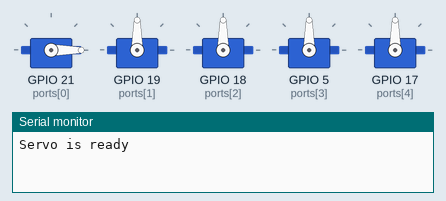
Bench run of a program on a simulated ESP32. Shown: 5 × servo, the last lines printed to the serial monitor.

Above: at 0.25 s.
At 10.6 s:
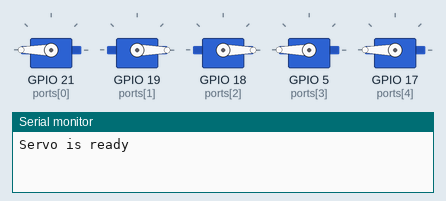
At 15.6 s:
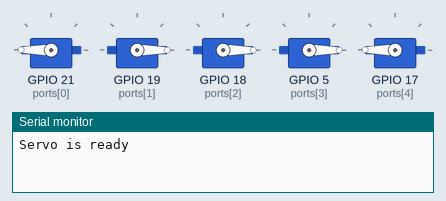
At 18.1 s:
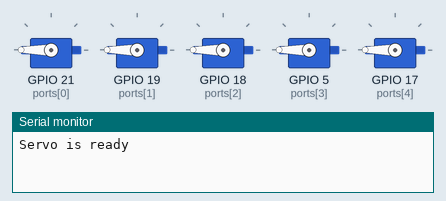
At 21.1 s:
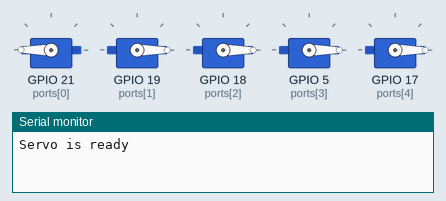
At 38.1 s:
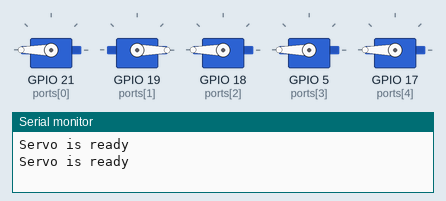
Timing chart, 0 to 40.0 s (numbered marks = the images above):
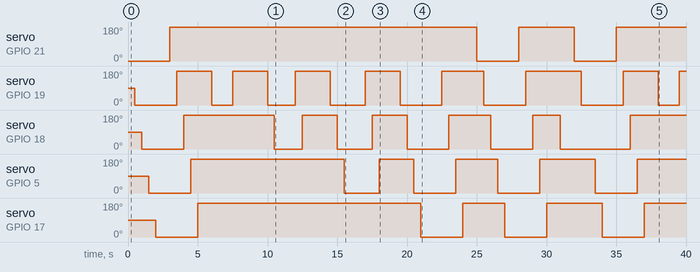

Measured:
- by itself, servo on GPIO 21 (ports[0]): goes 180° 22.0 s, 0° 3.0 s, 180° 4.0 s, 0° 3.0 s, then 180°
- by itself, servo on GPIO 19 (ports[1]): 90° → 0° at 0.50 s, → 180° 3.0 s later, → 0° 2.5 s later, → 180° 1.5 s later, … (16 changes in this stretch)
- by itself, servo on GPIO 18 (ports[2]): 90° → 0° at 1.0 s, → 180° 3.0 s later, → 0° 6.5 s later, → 180° 2.0 s later, … (12 changes in this stretch)
- by itself, servo on GPIO 5 (ports[3]): 90° → 0° at 1.5 s, → 180° 3.0 s later, → 0° 11.0 s later, → 180° 2.5 s later, … (10 changes in this stretch)
- by itself, servo on GPIO 17 (ports[4]): 90° → 0° at 2.0 s, → 180° 3.0 s later, → 0° 16.0 s later, → 180° 3.0 s later, … (8 changes in this stretch)

The program:

main.cpp
```cpp
#include <Arduino.h>
#include <ESP32Servo.h>


/*0 - большой палец
  1 - указательный палец
  2 - средний палец
  3 - безымянный палец
  4 - мизинец
  pin 21 - большой палец
  pin 19 - указательный палец
  pin 18 - средний палец
  pin 5 - безымянный палец
  pin 17 - мизинец
  0 - полностью разогнут
  180 - полностью согнут*/

Servo  finger[5];
void setup() {
  int ports[5] = {21, 19, 18, 5, 17};
  for (int i=0; i<5; i++){
    finger[i].attach(ports[i]);
  }

}
void finger_init(){ //инициализация пальцев
for (int i=0; i<5; i++){
    finger[i].write(0);
    delay(500);
  }
  for (int i=4; i<=0;i--){
    finger[i].write(180);
    delay(500);
  }
}
void bent_fingers(){//согнуть пальцы
  for (int i=0; i<=5; i++){
    finger[i].write(180);
    delay(500);
  }
}

void straightened_fingers(){//разогнуть пальцы
  for (int i=4; i>=0; i--){
    finger[i].write(0);
    delay(500);
  }
}
void one(){
  bent_fingers();
    finger[1].write(0);
    delay(500);
  }
  void two(){
    bent_fingers();
    finger[1].write(0);
    delay(500);
    finger[2].write(0);
    delay(500);
      }
  void three(){
    bent_fingers();
    finger[1].write(0);
    delay(500);
    finger[2].write(0);
    delay(500);
    finger[3].write(0);
    delay(500);
  }
  void four(){
    bent_fingers();
    finger[1].write(0);
    delay(500);
    finger[2].write(0);
    delay(500);
    finger[3].write(0);
    delay(500);
    finger[4].write(0);
    delay(500);
  }void five(){
    bent_fingers();
    finger[0].write(0);
    delay(500);
    finger[1].write(0);
    delay(500);
    finger[2].write(0);
    delay(500);
    finger[3].write(0);
    delay(500);
    finger[4].write(0);
    delay(500);
  }
  void fuck(){
    bent_fingers();
    finger[2].write(0);
    delay(500);
  }
void loop() {
  Serial.begin(9600);
	Serial.println("Servo is ready");
  finger_init();
  delay(500);
  one();
  delay(500);
  two();
  delay(500);
  three();
  delay(500);
  four();
  delay(500);
  five();
  delay(500);
  fuck();
  delay(500);
}
```
